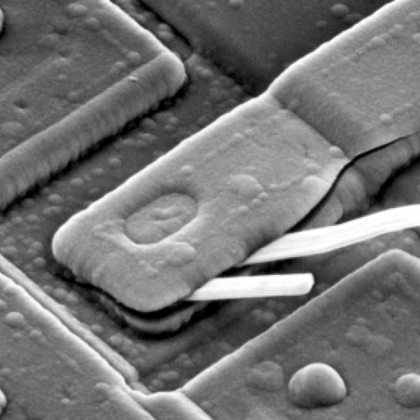
%> input picture Lab3/Proj04_01/Fig0431(d)(blown_ic_crop).tif, 420 x 420 px, shrunk from 1026 x 1026 before the run
$ octave test_DFT.m   (GNU Octave 9; MATLAB toolbox functions it lacks are replaced by stand-ins)
%> lines starting %> are read from the running program, lines starting %| are printed output that depends on the picture
clc;
clear all;
close all;

input = imread('Fig0431(d)(blown_ic_crop).tif');
%> input is the input picture: size 420x420 uint8; min 0, max 255, mean 115.6
input = im2single(input);
%> input: size 420x420 single
[row,col] = size(input);
%> row = 420; col = 420

for x = 1 : row
    for y = 1 : col
        input(x,y) = input(x,y) * (-1)^(x+y);
    end
end
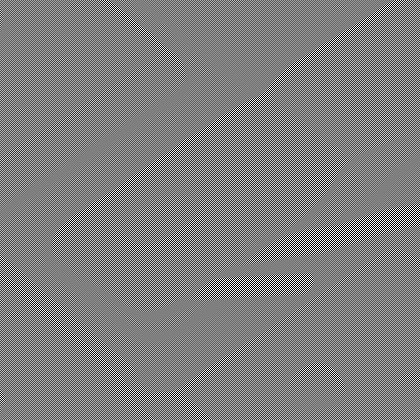
%> input: size 420x420 single; min -1, max 1, mean 1.13e-06; drawn with min black and max white
%input = input / (Max-Min);
%imshow(input);
outputFFT = fft2(input);
c = 1 / log(1 +range(outputFFT(:))); % c = 1/log後的全距
outputFFT = c * log(1+outputFFT);
imshow(outputFFT)
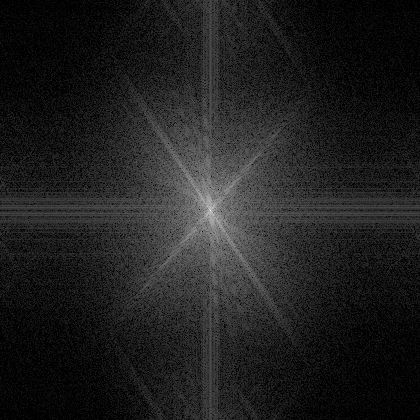
%> displayed picture: size 420x420, on the screen's scale of 0 to 255; min 0, max 255, mean 32
outputIFFT = ifft2(outputFFT);
% [5 lines of commented-out code are left out]
